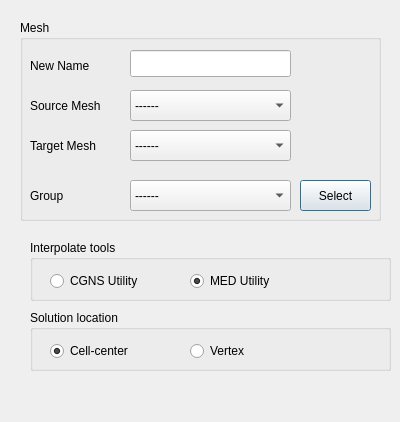
<?xml version="1.0" encoding="UTF-8"?>
<ui version="4.0">
 <class>MCMESHTRANGUI_InterpolateMeshDlg</class>
 <widget class="QDialog" name="MCMESHTRANGUI_InterpolateMeshDlg">
  <property name="geometry">
   <rect>
    <x>0</x>
    <y>0</y>
    <width>400</width>
    <height>422</height>
   </rect>
  </property>
  <property name="sizePolicy">
   <sizepolicy hsizetype="Minimum" vsizetype="Minimum">
    <horstretch>0</horstretch>
    <verstretch>0</verstretch>
   </sizepolicy>
  </property>
  <property name="minimumSize">
   <size>
    <width>400</width>
    <height>422</height>
   </size>
  </property>
  <property name="windowTitle">
   <string>Interpolate Mesh</string>
  </property>
  <widget class="QGroupBox" name="groupBox_2">
   <property name="geometry">
    <rect>
     <x>20</x>
     <y>20</y>
     <width>361</width>
     <height>201</height>
    </rect>
   </property>
   <property name="title">
    <string>Mesh</string>
   </property>
   <widget class="QComboBox" name="int_cb_mt">
    <property name="geometry">
     <rect>
      <x>110</x>
      <y>70</y>
      <width>161</width>
      <height>31</height>
     </rect>
    </property>
    <item>
     <property name="text">
      <string>------</string>
     </property>
    </item>
   </widget>
   <widget class="QLineEdit" name="int_le_nmt">
    <property name="geometry">
     <rect>
      <x>110</x>
      <y>30</y>
      <width>161</width>
      <height>27</height>
     </rect>
    </property>
   </widget>
   <widget class="QLabel" name="label_3">
    <property name="geometry">
     <rect>
      <x>10</x>
      <y>70</y>
      <width>91</width>
      <height>31</height>
     </rect>
    </property>
    <property name="text">
     <string>Source Mesh</string>
    </property>
   </widget>
   <widget class="QLabel" name="label_4">
    <property name="geometry">
     <rect>
      <x>10</x>
      <y>30</y>
      <width>91</width>
      <height>31</height>
     </rect>
    </property>
    <property name="text">
     <string>New Name</string>
    </property>
   </widget>
   <widget class="QComboBox" name="int_cb_gp">
    <property name="geometry">
     <rect>
      <x>110</x>
      <y>160</y>
      <width>161</width>
      <height>31</height>
     </rect>
    </property>
    <item>
     <property name="text">
      <string>------</string>
     </property>
    </item>
   </widget>
   <widget class="QLabel" name="label_17">
    <property name="geometry">
     <rect>
      <x>10</x>
      <y>160</y>
      <width>91</width>
      <height>31</height>
     </rect>
    </property>
    <property name="text">
     <string>Group</string>
    </property>
   </widget>
   <widget class="QLabel" name="label_2">
    <property name="geometry">
     <rect>
      <x>10</x>
      <y>110</y>
      <width>91</width>
      <height>31</height>
     </rect>
    </property>
    <property name="text">
     <string>Target Mesh</string>
    </property>
   </widget>
   <widget class="QComboBox" name="int_cb_mt2">
    <property name="geometry">
     <rect>
      <x>110</x>
      <y>110</y>
      <width>161</width>
      <height>31</height>
     </rect>
    </property>
    <item>
     <property name="text">
      <string>------</string>
     </property>
    </item>
   </widget>
   <widget class="QPushButton" name="sum_pb_gpsl">
    <property name="geometry">
     <rect>
      <x>280</x>
      <y>160</y>
      <width>71</width>
      <height>31</height>
     </rect>
    </property>
    <property name="text">
     <string>Select</string>
    </property>
   </widget>
  </widget>
  <widget class="QGroupBox" name="groupBox_3">
   <property name="geometry">
    <rect>
     <x>30</x>
     <y>310</y>
     <width>361</width>
     <height>61</height>
    </rect>
   </property>
   <property name="title">
    <string>Solution location</string>
   </property>
   <widget class="QRadioButton" name="int_rb_vex">
    <property name="geometry">
     <rect>
      <x>160</x>
      <y>30</y>
      <width>121</width>
      <height>22</height>
     </rect>
    </property>
    <property name="text">
     <string>Vertex</string>
    </property>
    <property name="checked">
     <bool>false</bool>
    </property>
   </widget>
   <widget class="QRadioButton" name="int_rb_cc">
    <property name="geometry">
     <rect>
      <x>20</x>
      <y>30</y>
      <width>151</width>
      <height>22</height>
     </rect>
    </property>
    <property name="text">
     <string>Cell-center</string>
    </property>
    <property name="checked">
     <bool>true</bool>
    </property>
   </widget>
  </widget>
  <widget class="QGroupBox" name="groupBox_4">
   <property name="geometry">
    <rect>
     <x>30</x>
     <y>240</y>
     <width>361</width>
     <height>61</height>
    </rect>
   </property>
   <property name="title">
    <string>Interpolate tools</string>
   </property>
   <widget class="QRadioButton" name="int_rb_cgns">
    <property name="geometry">
     <rect>
      <x>20</x>
      <y>30</y>
      <width>121</width>
      <height>22</height>
     </rect>
    </property>
    <property name="text">
     <string>CGNS Utility</string>
    </property>
    <property name="checked">
     <bool>false</bool>
    </property>
   </widget>
   <widget class="QRadioButton" name="int_rb_med">
    <property name="geometry">
     <rect>
      <x>160</x>
      <y>30</y>
      <width>151</width>
      <height>22</height>
     </rect>
    </property>
    <property name="text">
     <string>MED Utility</string>
    </property>
    <property name="checkable">
     <bool>true</bool>
    </property>
    <property name="checked">
     <bool>true</bool>
    </property>
   </widget>
  </widget>
 </widget>
 <resources/>
 <connections/>
</ui>
